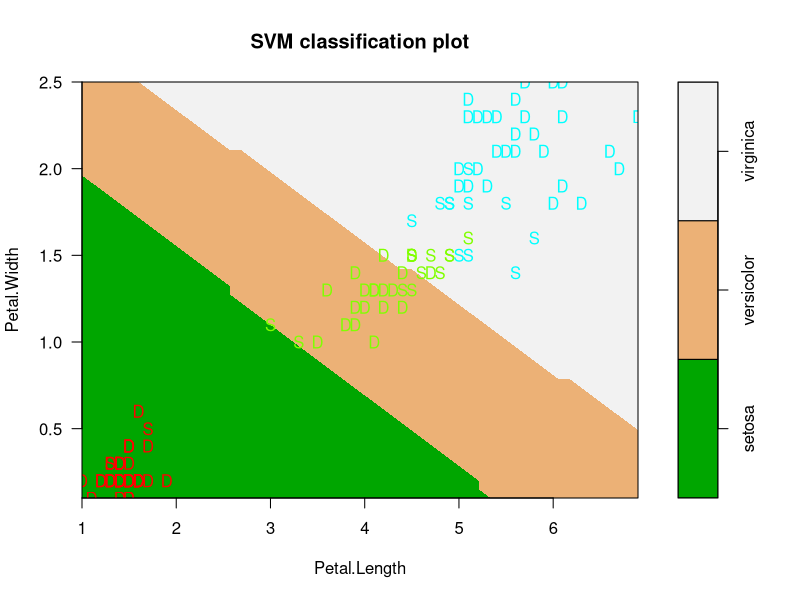

R code for this plot:

library(datasets)
data("iris")
attach(iris)
library(e1071)
library(caret)
 

indices <- sample(1:nrow(iris),0.75*nrow(iris), replace=FALSE)

Entire.Training.Data <- iris[indices,]
Predictors.Training.Data <- as.data.frame(iris[indices,c(1,2,3,4)])
summary(Entire.Training.Data)
True.Training.Class <- as.factor(iris[indices,5])

#Assessing the variable importance.
#Note that variable importance is on the bigger the better basis.
#For classification models, Variable importance is per class of the target variable
filterVarImp(Entire.Training.Data[,-5],  Entire.Training.Data[,5] , nonpara = FALSE)

model.svm <- svm(Species ~  Sepal.Length +Sepal.Width+ Petal.Length+ Petal.Width,data = Entire.Training.Data,
 type = "C-classification",kernel = "linear")





#################################################################################################
##IN-SAMPLE STATISTICS AND PLOTS
#################################################################################################
# Predicting the Test set results 
Pred.Training.Data = predict(model.svm, newdata = Predictors.Training.Data) 
View(data.frame(Pred.Training.Data,True.Training.Class))

confusionMatrix(Pred.Training.Data,True.Training.Class) 
#Model Statistics
summary(model.svm)
#Visualisations

plot(model.svm, data=Entire.Training.Data, Petal.Width ~ Petal.Length,svSymbol = "S", dataSymbol = "D",
 symbolPalette = rainbow(4),color.palette = terrain.colors,slice = list(Sepal.Width = 3, Sepal.Length = 4))

#################################################################################################
##OUT-OF-SAMPLE STATISTICS AND PLOTS
#################################################################################################
True.Testing.Class <- as.factor(iris[-indices,5])
Predictors.Testing.Data <- as.data.frame(iris[-indices,c(1,2,3,4)])
Pred.Testing.Data = predict(model.svm, newdata = Predictors.Testing.Data) 
View(data.frame(Pred.Testing.Data,True.Testing.Class))
 
 






